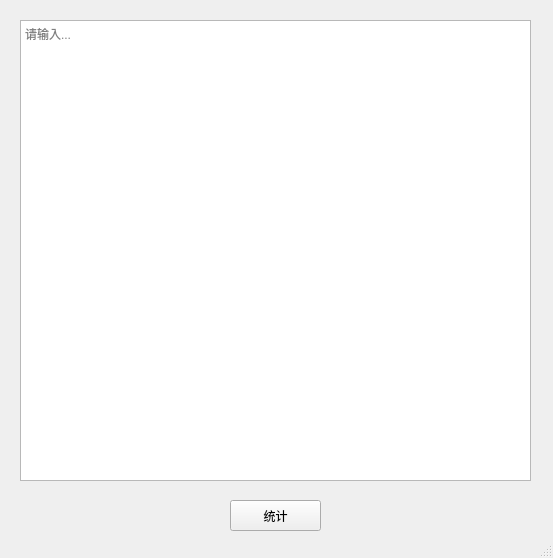
<?xml version="1.0" encoding="UTF-8"?>
<ui version="4.0">
 <class>window</class>
 <widget class="QMainWindow" name="window">
  <property name="geometry">
   <rect>
    <x>0</x>
    <y>0</y>
    <width>553</width>
    <height>558</height>
   </rect>
  </property>
  <property name="windowTitle">
   <string>统计</string>
  </property>
  <widget class="QWidget" name="centralwidget">
   <widget class="QPlainTextEdit" name="textEdit">
    <property name="geometry">
     <rect>
      <x>20</x>
      <y>20</y>
      <width>511</width>
      <height>461</height>
     </rect>
    </property>
    <property name="placeholderText">
     <string>请输入...</string>
    </property>
   </widget>
   <widget class="QPushButton" name="button">
    <property name="geometry">
     <rect>
      <x>230</x>
      <y>500</y>
      <width>91</width>
      <height>31</height>
     </rect>
    </property>
    <property name="text">
     <string>统计</string>
    </property>
   </widget>
  </widget>
  <widget class="QStatusBar" name="statusbar"/>
 </widget>
 <resources/>
 <connections/>
</ui>
